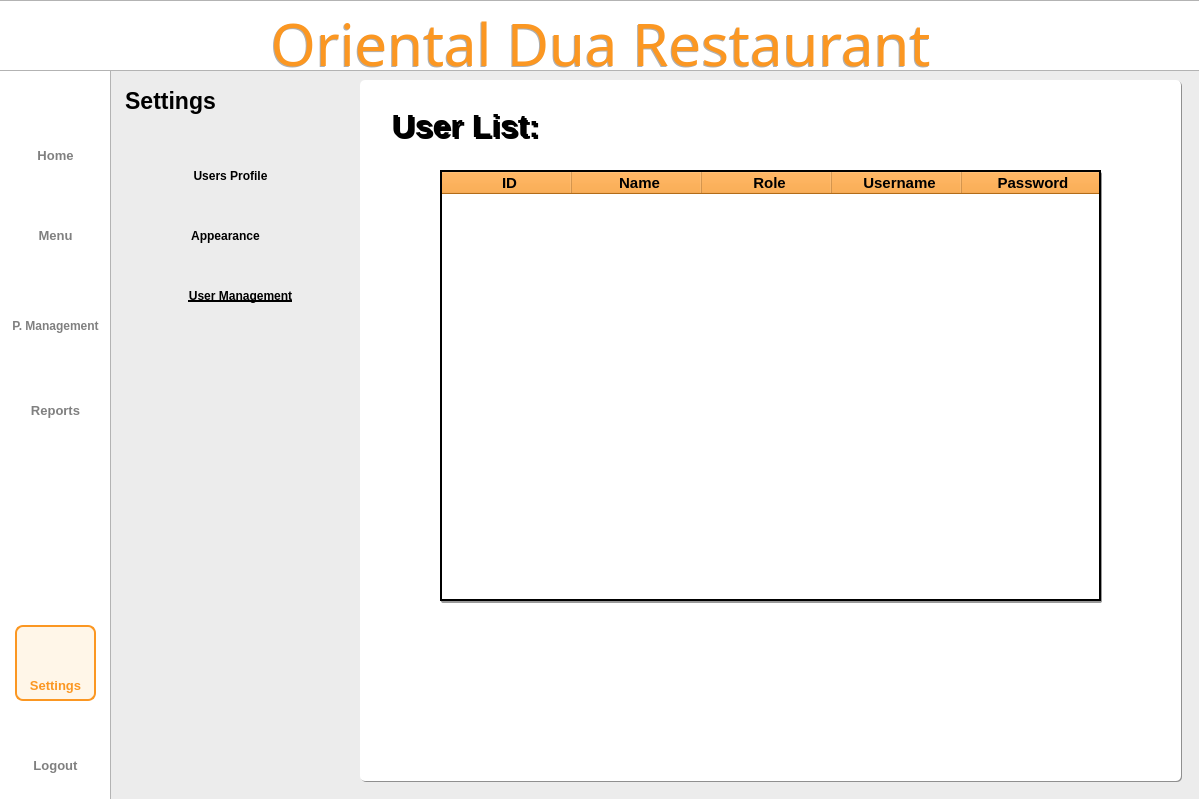
<?xml version="1.0" encoding="UTF-8"?>
<ui version="4.0">
 <class>Dialog</class>
 <widget class="QDialog" name="Dialog">
  <property name="geometry">
   <rect>
    <x>0</x>
    <y>0</y>
    <width>1199</width>
    <height>799</height>
   </rect>
  </property>
  <property name="windowTitle">
   <string>Dialog</string>
  </property>
  <widget class="QWidget" name="bgwidget" native="true">
   <property name="geometry">
    <rect>
     <x>0</x>
     <y>0</y>
     <width>1200</width>
     <height>800</height>
    </rect>
   </property>
   <property name="layoutDirection">
    <enum>Qt::LeftToRight</enum>
   </property>
   <property name="styleSheet">
    <string notr="true">QWidget#bgwidget{background-color: rgb(236, 236, 236);}

</string>
   </property>
   <widget class="QLabel" name="sidebar">
    <property name="geometry">
     <rect>
      <x>-10</x>
      <y>-10</y>
      <width>121</width>
      <height>891</height>
     </rect>
    </property>
    <property name="styleSheet">
     <string notr="true">background-color: rgb(255, 255, 255);
border: 1px solid rgba(0, 0, 0, 0.3);  </string>
    </property>
    <property name="text">
     <string/>
    </property>
   </widget>
   <widget class="QLabel" name="titlebar">
    <property name="geometry">
     <rect>
      <x>-2</x>
      <y>0</y>
      <width>1204</width>
      <height>71</height>
     </rect>
    </property>
    <property name="styleSheet">
     <string notr="true">background-color: rgb(255, 255, 255);
border: 1px solid rgba(0, 0, 0, 0.3);  </string>
    </property>
    <property name="text">
     <string/>
    </property>
   </widget>
   <widget class="QLabel" name="whitebg">
    <property name="geometry">
     <rect>
      <x>360</x>
      <y>80</y>
      <width>821</width>
      <height>701</height>
     </rect>
    </property>
    <property name="styleSheet">
     <string notr="true">background-color: rgb(255, 255, 255);
border-radius: 5px;  </string>
    </property>
    <property name="text">
     <string/>
    </property>
   </widget>
   <widget class="QLabel" name="title">
    <property name="geometry">
     <rect>
      <x>0</x>
      <y>10</y>
      <width>1201</width>
      <height>71</height>
     </rect>
    </property>
    <property name="styleSheet">
     <string notr="true">QLabel#title{
	color: #FB9722;
    font-family: Sacramento;
    font-size: 58px;
    font-weight: 400;
    padding-bottom: 5px;
    text-align: center;
}</string>
    </property>
    <property name="text">
     <string>Oriental Dua Restaurant</string>
    </property>
    <property name="alignment">
     <set>Qt::AlignCenter</set>
    </property>
    <property name="wordWrap">
     <bool>true</bool>
    </property>
   </widget>
   <widget class="QLabel" name="settings">
    <property name="geometry">
     <rect>
      <x>110</x>
      <y>80</y>
      <width>121</width>
      <height>41</height>
     </rect>
    </property>
    <property name="styleSheet">
     <string notr="true">QLabel#settings{
    color: #000000;
    font-family: 'Roboto';
    font-size: 23px;
    font-weight: 500;
}</string>
    </property>
    <property name="text">
     <string>Settings</string>
    </property>
    <property name="alignment">
     <set>Qt::AlignCenter</set>
    </property>
   </widget>
   <widget class="QLabel" name="userprofIcon">
    <property name="geometry">
     <rect>
      <x>140</x>
      <y>160</y>
      <width>35</width>
      <height>35</height>
     </rect>
    </property>
    <property name="styleSheet">
     <string notr="true"/>
    </property>
    <property name="text">
     <string/>
    </property>
    <property name="pixmap">
     <pixmap resource="../resource.qrc">:/icon/icons/user.png</pixmap>
    </property>
    <property name="scaledContents">
     <bool>true</bool>
    </property>
    <property name="alignment">
     <set>Qt::AlignCenter</set>
    </property>
   </widget>
   <widget class="QLabel" name="appearanceIcon">
    <property name="geometry">
     <rect>
      <x>140</x>
      <y>220</y>
      <width>35</width>
      <height>35</height>
     </rect>
    </property>
    <property name="styleSheet">
     <string notr="true"/>
    </property>
    <property name="text">
     <string/>
    </property>
    <property name="pixmap">
     <pixmap resource="../resource.qrc">:/icon/icons/appearance.png</pixmap>
    </property>
    <property name="scaledContents">
     <bool>true</bool>
    </property>
    <property name="alignment">
     <set>Qt::AlignCenter</set>
    </property>
   </widget>
   <widget class="QLabel" name="usersIcon">
    <property name="geometry">
     <rect>
      <x>140</x>
      <y>280</y>
      <width>35</width>
      <height>35</height>
     </rect>
    </property>
    <property name="styleSheet">
     <string notr="true"/>
    </property>
    <property name="text">
     <string/>
    </property>
    <property name="pixmap">
     <pixmap resource="../resource.qrc">:/icon/icons/users.png</pixmap>
    </property>
    <property name="scaledContents">
     <bool>true</bool>
    </property>
    <property name="alignment">
     <set>Qt::AlignCenter</set>
    </property>
   </widget>
   <widget class="QLabel" name="p_mIcon">
    <property name="geometry">
     <rect>
      <x>37</x>
      <y>270</y>
      <width>40</width>
      <height>40</height>
     </rect>
    </property>
    <property name="minimumSize">
     <size>
      <width>40</width>
      <height>40</height>
     </size>
    </property>
    <property name="maximumSize">
     <size>
      <width>40</width>
      <height>40</height>
     </size>
    </property>
    <property name="styleSheet">
     <string notr="true">QLabel#Pmanagementbtn{
    color: rgba(0,0,0, 0.5);
    font-family: 'Roboto';
    font-size: 11px;
    font-weight: 300;
}</string>
    </property>
    <property name="text">
     <string/>
    </property>
    <property name="pixmap">
     <pixmap resource="../resource.qrc">:/icon/icons/productm.png</pixmap>
    </property>
    <property name="scaledContents">
     <bool>true</bool>
    </property>
    <property name="alignment">
     <set>Qt::AlignCenter</set>
    </property>
   </widget>
   <widget class="QTableWidget" name="tableWidget">
    <property name="geometry">
     <rect>
      <x>440</x>
      <y>170</y>
      <width>661</width>
      <height>431</height>
     </rect>
    </property>
    <property name="styleSheet">
     <string notr="true">::item:hover {
    background-color: #FB9722; 
}
QTableWidget#tableWidget QHeaderView::section {
	font-family: 'Inter';
	font-size: 15px;
	font-weight: bold;
	background-color: #FB9722; 
	color: black; 
	padding-left: 5px;
}       
</string>
    </property>
    <property name="frameShape">
     <enum>QFrame::WinPanel</enum>
    </property>
    <property name="frameShadow">
     <enum>QFrame::Plain</enum>
    </property>
    <property name="editTriggers">
     <set>QAbstractItemView::NoEditTriggers</set>
    </property>
    <property name="alternatingRowColors">
     <bool>true</bool>
    </property>
    <property name="showGrid">
     <bool>true</bool>
    </property>
    <property name="gridStyle">
     <enum>Qt::SolidLine</enum>
    </property>
    <property name="sortingEnabled">
     <bool>false</bool>
    </property>
    <attribute name="horizontalHeaderCascadingSectionResizes">
     <bool>true</bool>
    </attribute>
    <attribute name="horizontalHeaderMinimumSectionSize">
     <number>50</number>
    </attribute>
    <attribute name="horizontalHeaderDefaultSectionSize">
     <number>130</number>
    </attribute>
    <attribute name="horizontalHeaderStretchLastSection">
     <bool>true</bool>
    </attribute>
    <attribute name="verticalHeaderVisible">
     <bool>false</bool>
    </attribute>
    <column>
     <property name="text">
      <string>ID</string>
     </property>
    </column>
    <column>
     <property name="text">
      <string>Name</string>
     </property>
    </column>
    <column>
     <property name="text">
      <string>Role</string>
     </property>
    </column>
    <column>
     <property name="text">
      <string>Username</string>
     </property>
    </column>
    <column>
     <property name="text">
      <string>Password</string>
     </property>
    </column>
   </widget>
   <widget class="QPushButton" name="logoutbtn">
    <property name="geometry">
     <rect>
      <x>15</x>
      <y>750</y>
      <width>81</width>
      <height>31</height>
     </rect>
    </property>
    <property name="styleSheet">
     <string notr="true">QPushButton{
    color: rgba(0,0,0, 0.5);
    font-family: 'Inter';
    font-size: 13px;
    font-weight: 500;
	border:none;
}

QPushButton:hover{
color: #FB9722;
border: 2px solid #FB9722;
border-radius: 8px;
background-color: rgba(255, 167, 25, 0.1);
}

</string>
    </property>
    <property name="text">
     <string>Logout</string>
    </property>
   </widget>
   <widget class="QPushButton" name="p_managementbtn">
    <property name="geometry">
     <rect>
      <x>5</x>
      <y>310</y>
      <width>101</width>
      <height>31</height>
     </rect>
    </property>
    <property name="styleSheet">
     <string notr="true">QPushButton{
    color: rgba(0,0,0, 0.5);
    font-family: 'Inter';
    font-size: 12px;
    font-weight: 500;
	border:none;
}

QPushButton:hover{
color: #FB9722;
border: 2px solid #FB9722;
border-radius: 8px;
background-color: rgba(255, 167, 25, 0.1);
}
</string>
    </property>
    <property name="text">
     <string>P. Management</string>
    </property>
   </widget>
   <widget class="QPushButton" name="homebtn">
    <property name="geometry">
     <rect>
      <x>15</x>
      <y>140</y>
      <width>81</width>
      <height>31</height>
     </rect>
    </property>
    <property name="styleSheet">
     <string notr="true">QPushButton{
    color: rgba(0,0,0, 0.5);
    font-family: 'Inter';
    font-size: 13px;
    font-weight: 500;
	border:none;
}

QPushButton:hover{
color: #FB9722;
border: 2px solid #FB9722;
border-radius: 8px;
background-color: rgba(255, 167, 25, 0.1);
}
</string>
    </property>
    <property name="text">
     <string>Home</string>
    </property>
   </widget>
   <widget class="QPushButton" name="menubtn">
    <property name="geometry">
     <rect>
      <x>15</x>
      <y>220</y>
      <width>81</width>
      <height>31</height>
     </rect>
    </property>
    <property name="styleSheet">
     <string notr="true">QPushButton{
    color: rgba(0,0,0, 0.5);
    font-family: 'Inter';
    font-size: 13px;
    font-weight: 500;
	border:none;
}

QPushButton:hover{
color: #FB9722;
border: 2px solid #FB9722;
border-radius: 8px;
background-color: rgba(255, 167, 25, 0.1);
}
</string>
    </property>
    <property name="text">
     <string>Menu</string>
    </property>
   </widget>
   <widget class="QPushButton" name="reportbtn">
    <property name="geometry">
     <rect>
      <x>15</x>
      <y>395</y>
      <width>81</width>
      <height>31</height>
     </rect>
    </property>
    <property name="styleSheet">
     <string notr="true">QPushButton{
    color: rgba(0,0,0, 0.5);
    font-family: 'Inter';
    font-size: 13px;
    font-weight: 500;
	border:none;
}

QPushButton:hover{
color: #FB9722;
border: 2px solid #FB9722;
border-radius: 8px;
background-color: rgba(255, 167, 25, 0.1);
}
</string>
    </property>
    <property name="text">
     <string>Reports</string>
    </property>
   </widget>
   <widget class="QLabel" name="menuIcon">
    <property name="geometry">
     <rect>
      <x>40</x>
      <y>190</y>
      <width>30</width>
      <height>30</height>
     </rect>
    </property>
    <property name="minimumSize">
     <size>
      <width>30</width>
      <height>30</height>
     </size>
    </property>
    <property name="maximumSize">
     <size>
      <width>35</width>
      <height>35</height>
     </size>
    </property>
    <property name="styleSheet">
     <string notr="true">QLabel#Pmanagementbtn{
    color: rgba(0,0,0, 0.5);
    font-family: 'Roboto';
    font-size: 11px;
    font-weight: 300;
}</string>
    </property>
    <property name="text">
     <string/>
    </property>
    <property name="pixmap">
     <pixmap resource="../resource.qrc">:/icon/icons/menu.png</pixmap>
    </property>
    <property name="scaledContents">
     <bool>true</bool>
    </property>
    <property name="alignment">
     <set>Qt::AlignCenter</set>
    </property>
   </widget>
   <widget class="QLabel" name="homeIcon">
    <property name="geometry">
     <rect>
      <x>40</x>
      <y>110</y>
      <width>30</width>
      <height>30</height>
     </rect>
    </property>
    <property name="minimumSize">
     <size>
      <width>30</width>
      <height>30</height>
     </size>
    </property>
    <property name="maximumSize">
     <size>
      <width>35</width>
      <height>35</height>
     </size>
    </property>
    <property name="styleSheet">
     <string notr="true">QLabel#Pmanagementbtn{
    color: rgba(0,0,0, 0.5);
    font-family: 'Roboto';
    font-size: 11px;
    font-weight: 300;
}</string>
    </property>
    <property name="text">
     <string/>
    </property>
    <property name="pixmap">
     <pixmap resource="../resource.qrc">:/icon/icons/home.png</pixmap>
    </property>
    <property name="scaledContents">
     <bool>true</bool>
    </property>
    <property name="alignment">
     <set>Qt::AlignCenter</set>
    </property>
   </widget>
   <widget class="QLabel" name="reportIcon">
    <property name="geometry">
     <rect>
      <x>39</x>
      <y>360</y>
      <width>35</width>
      <height>35</height>
     </rect>
    </property>
    <property name="minimumSize">
     <size>
      <width>35</width>
      <height>35</height>
     </size>
    </property>
    <property name="maximumSize">
     <size>
      <width>35</width>
      <height>35</height>
     </size>
    </property>
    <property name="styleSheet">
     <string notr="true">QLabel#Pmanagementbtn{
    color: rgba(0,0,0, 0.5);
    font-family: 'Roboto';
    font-size: 11px;
    font-weight: 300;
}</string>
    </property>
    <property name="text">
     <string/>
    </property>
    <property name="pixmap">
     <pixmap resource="../resource.qrc">:/icon/icons/report.png</pixmap>
    </property>
    <property name="scaledContents">
     <bool>true</bool>
    </property>
    <property name="alignment">
     <set>Qt::AlignCenter</set>
    </property>
   </widget>
   <widget class="QLabel" name="logoutIcon">
    <property name="geometry">
     <rect>
      <x>39</x>
      <y>715</y>
      <width>35</width>
      <height>35</height>
     </rect>
    </property>
    <property name="minimumSize">
     <size>
      <width>35</width>
      <height>35</height>
     </size>
    </property>
    <property name="maximumSize">
     <size>
      <width>35</width>
      <height>35</height>
     </size>
    </property>
    <property name="styleSheet">
     <string notr="true">QLabel#Pmanagementbtn{
    color: rgba(0,0,0, 0.5);
    font-family: 'Roboto';
    font-size: 11px;
    font-weight: 300;
}</string>
    </property>
    <property name="text">
     <string/>
    </property>
    <property name="pixmap">
     <pixmap resource="../resource.qrc">:/icon/icons/shutdown.png</pixmap>
    </property>
    <property name="scaledContents">
     <bool>true</bool>
    </property>
    <property name="alignment">
     <set>Qt::AlignCenter</set>
    </property>
   </widget>
   <widget class="QPushButton" name="userprofbtn">
    <property name="geometry">
     <rect>
      <x>180</x>
      <y>160</y>
      <width>101</width>
      <height>31</height>
     </rect>
    </property>
    <property name="styleSheet">
     <string notr="true">QPushButton#userprofbtn{
    color: #000000;
    font-family: &quot;Roboto&quot;;
    font-size: 12px;
    font-weight: 500;
	border:none;
}</string>
    </property>
    <property name="text">
     <string>Users Profile</string>
    </property>
   </widget>
   <widget class="QPushButton" name="appearancebtn">
    <property name="geometry">
     <rect>
      <x>180</x>
      <y>220</y>
      <width>91</width>
      <height>31</height>
     </rect>
    </property>
    <property name="styleSheet">
     <string notr="true">QPushButton#appearancebtn{
    color: #000000;
    font-family: &quot;Roboto&quot;;
    font-size: 12px;
    font-weight: 500;
	border:none;
}</string>
    </property>
    <property name="text">
     <string>Appearance</string>
    </property>
   </widget>
   <widget class="QPushButton" name="usersbtn">
    <property name="geometry">
     <rect>
      <x>180</x>
      <y>280</y>
      <width>121</width>
      <height>31</height>
     </rect>
    </property>
    <property name="styleSheet">
     <string notr="true">QPushButton#usersbtn{
    color: #000000;
    font-family: &quot;Roboto&quot;;
    font-size: 12px;
    font-weight: 500;
	border:none;
	text-decoration: underline;
}</string>
    </property>
    <property name="text">
     <string>User Management</string>
    </property>
   </widget>
   <widget class="QLabel" name="editIcon">
    <property name="geometry">
     <rect>
      <x>1070</x>
      <y>120</y>
      <width>35</width>
      <height>35</height>
     </rect>
    </property>
    <property name="styleSheet">
     <string notr="true"/>
    </property>
    <property name="text">
     <string/>
    </property>
    <property name="pixmap">
     <pixmap resource="../resource.qrc">:/icon/icons/edit.png</pixmap>
    </property>
    <property name="scaledContents">
     <bool>true</bool>
    </property>
    <property name="alignment">
     <set>Qt::AlignCenter</set>
    </property>
   </widget>
   <widget class="QPushButton" name="editbtn">
    <property name="geometry">
     <rect>
      <x>1070</x>
      <y>120</y>
      <width>31</width>
      <height>31</height>
     </rect>
    </property>
    <property name="styleSheet">
     <string notr="true">border:none;</string>
    </property>
    <property name="text">
     <string/>
    </property>
    <property name="iconSize">
     <size>
      <width>35</width>
      <height>35</height>
     </size>
    </property>
   </widget>
   <widget class="QLabel" name="settingIcon">
    <property name="geometry">
     <rect>
      <x>39</x>
      <y>634</y>
      <width>35</width>
      <height>35</height>
     </rect>
    </property>
    <property name="minimumSize">
     <size>
      <width>35</width>
      <height>35</height>
     </size>
    </property>
    <property name="maximumSize">
     <size>
      <width>35</width>
      <height>35</height>
     </size>
    </property>
    <property name="styleSheet">
     <string notr="true">QLabel#Pmanagementbtn{
    color: rgba(0,0,0, 0.5);
    font-family: 'Roboto';
    font-size: 11px;
    font-weight: 300;
}</string>
    </property>
    <property name="text">
     <string/>
    </property>
    <property name="pixmap">
     <pixmap resource="../resource.qrc">:/icon/icons/settings2.png</pixmap>
    </property>
    <property name="scaledContents">
     <bool>true</bool>
    </property>
    <property name="alignment">
     <set>Qt::AlignCenter</set>
    </property>
   </widget>
   <widget class="QPushButton" name="settingsbtn">
    <property name="geometry">
     <rect>
      <x>15</x>
      <y>670</y>
      <width>81</width>
      <height>31</height>
     </rect>
    </property>
    <property name="styleSheet">
     <string notr="true">QPushButton{
    color: #FB9722;;
    font-family: 'Inter';
    font-size: 13px;
    font-weight: 500;
	border:none;
}
</string>
    </property>
    <property name="text">
     <string>Settings</string>
    </property>
   </widget>
   <widget class="QLabel" name="label_5">
    <property name="geometry">
     <rect>
      <x>15</x>
      <y>625</y>
      <width>81</width>
      <height>76</height>
     </rect>
    </property>
    <property name="styleSheet">
     <string notr="true">QLabel{
	background-color: rgba(255, 167, 25, 0.1);
	border: 2px solid #FB9722;
	border-radius: 8px;
}</string>
    </property>
    <property name="text">
     <string/>
    </property>
   </widget>
   <widget class="QLabel" name="whitebg_2">
    <property name="geometry">
     <rect>
      <x>361</x>
      <y>81</y>
      <width>821</width>
      <height>701</height>
     </rect>
    </property>
    <property name="styleSheet">
     <string notr="true">background-color: rgba(0, 0, 0, 100);
border-radius: 5px;  </string>
    </property>
    <property name="text">
     <string/>
    </property>
   </widget>
   <widget class="QLabel" name="title_3">
    <property name="geometry">
     <rect>
      <x>-1</x>
      <y>11</y>
      <width>1201</width>
      <height>71</height>
     </rect>
    </property>
    <property name="styleSheet">
     <string notr="true">QLabel{
color: rgba(0, 0, 0, 80);
    font-family: Sacramento;
    font-size: 58px;
    font-weight: 400;
    padding-bottom: 5px;
    text-align: center;
}
</string>
    </property>
    <property name="text">
     <string>Oriental Dua Restaurant</string>
    </property>
    <property name="alignment">
     <set>Qt::AlignCenter</set>
    </property>
    <property name="wordWrap">
     <bool>true</bool>
    </property>
   </widget>
   <widget class="QLabel" name="userlistlabel">
    <property name="geometry">
     <rect>
      <x>380</x>
      <y>100</y>
      <width>171</width>
      <height>51</height>
     </rect>
    </property>
    <property name="styleSheet">
     <string notr="true">QLabel#userlistlabel{
    color: #000000;
    font-family: 'Inter';
    font-size: 32px;
    font-weight: 500;
}</string>
    </property>
    <property name="text">
     <string>User List:</string>
    </property>
    <property name="alignment">
     <set>Qt::AlignCenter</set>
    </property>
   </widget>
   <widget class="QLabel" name="userlistlabelshadow">
    <property name="geometry">
     <rect>
      <x>382</x>
      <y>102</y>
      <width>171</width>
      <height>51</height>
     </rect>
    </property>
    <property name="styleSheet">
     <string notr="true">QLabel{
	color: rgba(0, 0, 0, .4);
    font-family: 'Inter';
    font-size: 32px;
    font-weight: 500;
}</string>
    </property>
    <property name="text">
     <string>User List:</string>
    </property>
    <property name="alignment">
     <set>Qt::AlignCenter</set>
    </property>
   </widget>
   <widget class="QLabel" name="whitebg_3">
    <property name="geometry">
     <rect>
      <x>441</x>
      <y>172</y>
      <width>661</width>
      <height>431</height>
     </rect>
    </property>
    <property name="styleSheet">
     <string notr="true">background-color: rgba(0, 0, 0, 0.4);
border-radius: 2px;  </string>
    </property>
    <property name="text">
     <string/>
    </property>
   </widget>
   <zorder>whitebg_2</zorder>
   <zorder>sidebar</zorder>
   <zorder>titlebar</zorder>
   <zorder>whitebg</zorder>
   <zorder>settings</zorder>
   <zorder>userprofIcon</zorder>
   <zorder>appearanceIcon</zorder>
   <zorder>usersIcon</zorder>
   <zorder>p_mIcon</zorder>
   <zorder>logoutbtn</zorder>
   <zorder>p_managementbtn</zorder>
   <zorder>homebtn</zorder>
   <zorder>menubtn</zorder>
   <zorder>reportbtn</zorder>
   <zorder>menuIcon</zorder>
   <zorder>homeIcon</zorder>
   <zorder>reportIcon</zorder>
   <zorder>logoutIcon</zorder>
   <zorder>userprofbtn</zorder>
   <zorder>appearancebtn</zorder>
   <zorder>usersbtn</zorder>
   <zorder>editIcon</zorder>
   <zorder>editbtn</zorder>
   <zorder>label_5</zorder>
   <zorder>settingIcon</zorder>
   <zorder>settingsbtn</zorder>
   <zorder>title_3</zorder>
   <zorder>title</zorder>
   <zorder>userlistlabel</zorder>
   <zorder>userlistlabelshadow</zorder>
   <zorder>whitebg_3</zorder>
   <zorder>tableWidget</zorder>
  </widget>
 </widget>
 <resources>
  <include location="../resource.qrc"/>
 </resources>
 <connections/>
</ui>
